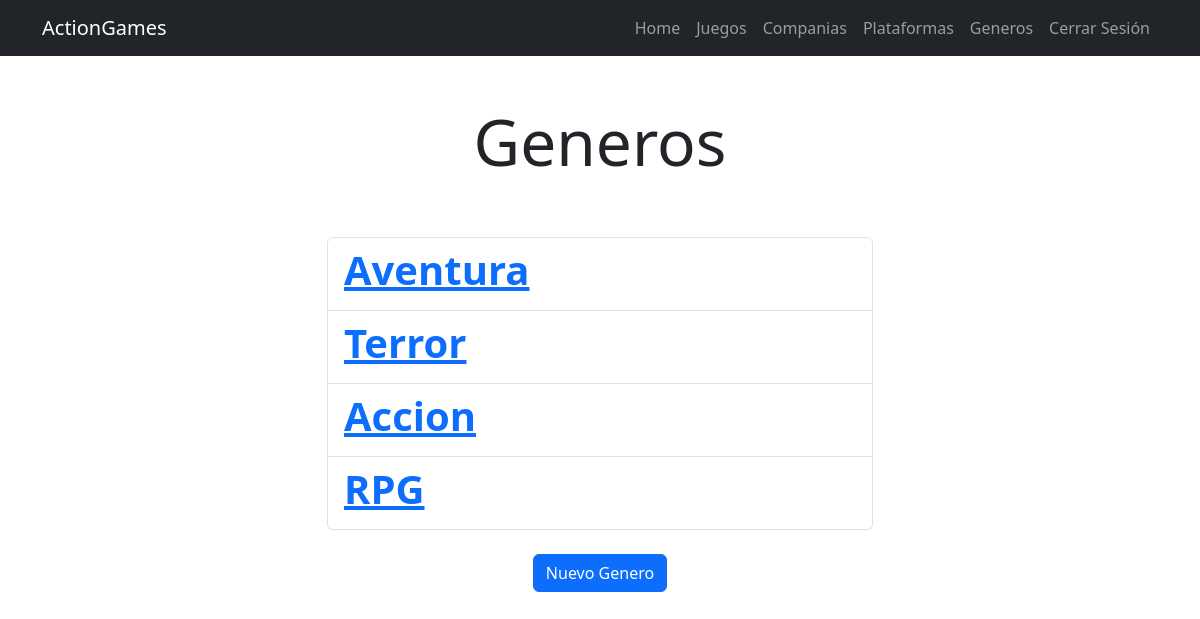
The page /generos/ (signed in) on the database its author committed.
### Tienda/models.py (models this page shows, shortened)
class Genero(models.Model):
    nombre_genero=models.CharField(max_length=255)

### Tienda/views.py (the view)
# urls.py: path('generos/',views.genero,name='gender'),
@login_required
def genero(request):
    generos=Genero.objects.all()
    return render(request,'genero.html',{
        'generos':generos
    })

### Tienda/templates/genero.html
{% extends 'base.html' %}
{% block content %}
<main class="container">
   <div class="row">
      <div class="col-md-6 offset-md-3">
         <h1 class="text-center display-3 py-5">Generos</h1>
         <ul class="list-group">
            {% for gender in generos %}
            <li class="list-group-item">
               <a href="{% url 'genero_detalle' gender.id %}">
                  <header class="d-flex justify-content-between">
                     <h1 class="fw-bold text">{{gender.nombre_genero}}</h1>
                  </header>
               </a>
            </li>
            {% endfor %}
         </ul>
         </div>
   </div>
   <br>
   <div class="text-center">
      <form action="{% url 'crear_genero' %}">
         <button class="btn btn-primary">
            Nuevo Genero
         </button>
      </form>
   </div>
</main>
{% endblock %}

### rows shown on the page
Genero: nombre_genero "Aventura"
Genero: nombre_genero "Terror"
Genero: nombre_genero "Accion"
Genero: nombre_genero "RPG"
